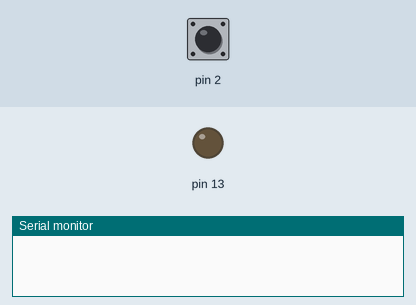
Simulated run of this sketch. Board: Arduino Uno, built with avr-gcc and run on an emulated ATmega328P. Parts: output pins drawn as LEDs (lit = HIGH), the last lines printed to the serial monitor. Inputs (shaded band) come from the test bench; at power-on: pin 2 HIGH.

Above: at 1.2 s.
1.3 s: pin 2 pulled LOW for 0.15 s
At 1.39 s:
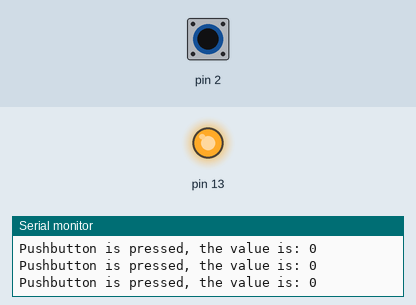
2.9 s: pin 2 pulled LOW for 3.2 s
At 7.1 s:
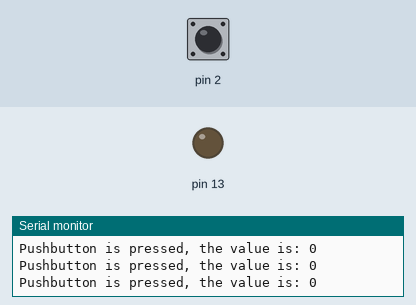
7.6 s: pin 2 driven LOW
At 8.8 s:
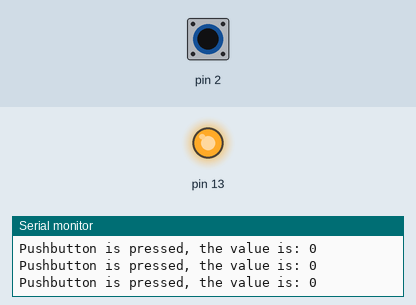
10.6 s: pin 2 driven HIGH
At 11.5 s:
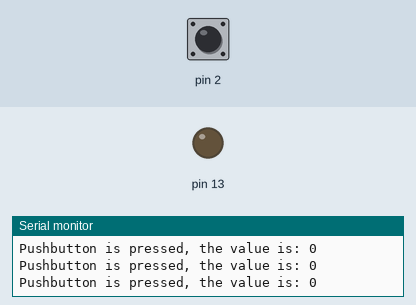
Timing chart, 0 to 13.1 s (numbered marks = the images above; inputs shaded):
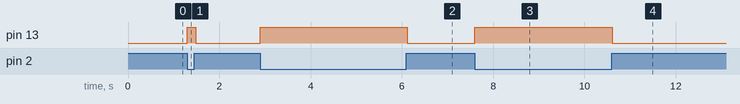

Measured:
- after the input at 1.3 s, pin 13: LOW → HIGH at once, → LOW 0.18 s later
- after the input at 2.9 s, pin 13: LOW → HIGH at once, → LOW 3.2 s later
- after the input at 7.6 s, pin 13: LOW → HIGH at once
- after the input at 10.6 s, pin 13: HIGH → LOW at once

The sketch:

input_pullup.ino
```cpp
void setup() {
  //start serial connection
  Serial.begin(9600);
  //configure pin 2 as an input and enable the internal pull-up resistor
  pinMode(2, INPUT_PULLUP);
  pinMode(13, OUTPUT);

}

void loop() {
  //read the pushbutton value into a variable
  int sensorVal = digitalRead(2);

  // Keep in mind the pull-up means the pushbutton's logic is inverted. It goes
  // HIGH when it's open, and LOW when it's pressed. Turn on pin 13 when the
  // button's pressed, and off when it's not:
  if (sensorVal == HIGH) {
    digitalWrite(13, LOW);
  } else {
    //print out the value of the pushbutton
    Serial.print("Pushbutton is pressed, the value is: ");
    Serial.println(sensorVal);
    digitalWrite(13, HIGH);
  }
}
```
